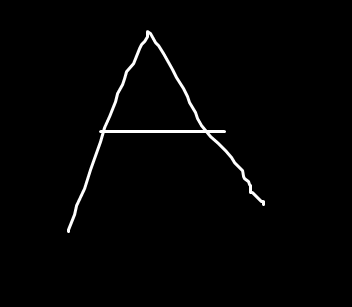
#> input picture test_images/A1.png, 352 x 307 px
$ python application.py
#> lines starting #> are read from the running program, lines starting #| are printed output that depends on the picture
#> (reads weights.npy from the repository)
#> (reads biases.npy from the repository)
#> the answer given: test_images/A1.png
from scipy import misc
# from PIL import Image
import numpy as np
import os
import cv2

def modify_image (src):
#> called with src = 'test_images/A1.png'
    def Dilation (image):
	    kernel = np.ones((3,3), np.uint8)
	    new_img = cv2.dilate(image, kernel, iterations=1)
	    return new_img

    def Erosion (image):
        kernel = np.ones((3,3), np.uint8)
        new_img = cv2.erode(image, kernel, iterations=1)
        return new_img
    img = cv2.imread(src)
#> img is the input picture: shape (307, 352, 3); min 0, max 255, mean 3.9
    cv2.imshow('sample image',img)
    cv2.waitKey(0)
    gray = cv2.imread(src, 0)
#> gray: shape (307, 352); min 0, max 255, mean 3.9
    #gray = cv2.cvtColor(gray, cv2.COLOR_BGR2GRAY)
    # image = Image.open(src)
    # gray = image.convert('L')
    height, width = gray.shape
#> height = 307; width = 352
    # height, width = gray.size
    flag = True
    h1, w1 = gray.shape
#> h1 = 307; w1 = 352
    if h1 <= w1 :
        w1 = h1
#> w1 = 307
    elif w1 <= h1 :
        h1 = w1
    gray = cv2.resize(gray, (h1,w1))
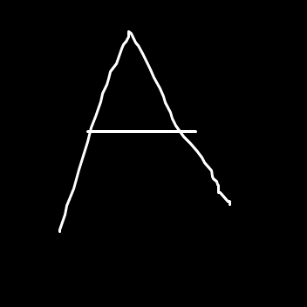
#> gray: shape (307, 307); min 0, max 255, mean 3.9
    # cv2.imshow('image', gray)
    # cv2.waitKey(0)
    while height >= 34 and width >= 34:
        gray = cv2.resize(gray, None, fx = 0.5, fy = 0.5, interpolation = cv2.INTER_LANCZOS4)
        height, width = gray.shape
        # [5 lines of commented-out code are left out]
        if flag:
            gray = Dilation(gray)
            flag = False
        else:
            flag = True
#> this loop made 4 passes
#> pass 1, in Dilation, `new_img = cv2.dilate(image, kernel, iterations=1)`:
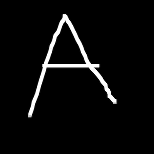
#> new_img: shape (154, 154); min 0, max 255, mean 10.8
#> pass 2, in modify_image, `gray = cv2.resize(gray, None, fx = 0.5, fy = 0.5, interpolation = cv2...`:
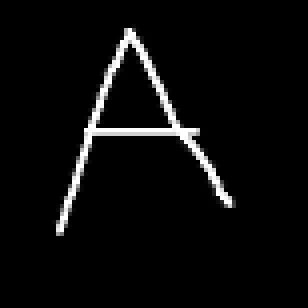
#> gray: shape (77, 77) (shown 4 times larger); min 0, max 255, mean 10.8
#> pass 3, in modify_image, `gray = cv2.resize(gray, None, fx = 0.5, fy = 0.5, interpolation = cv2...`:
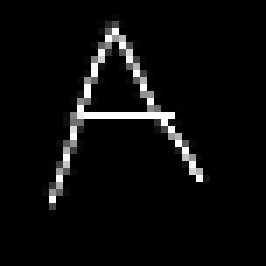
#> gray: shape (38, 38) (shown 7 times larger); min 0, max 255, mean 11.4
    gray = cv2.resize(gray, (17,17))
    # gray.thumbnail((17,17))
    gray = gray / 255
    # gray[gray > 0 ] = 1
    gray.resize((gray.size,1))
    # print(gray.shape)
    return gray

class FullyConnect:
    def __init__(self, l_x, l_y):  # 两个参数分别为输入层的长度和输出层的长度
        self.weights = np.random.randn(l_y, l_x) / np.sqrt(l_x)  # 使用随机数初始化参数，请暂时忽略这里为什么多了np.sqrt(l_x)
        self.bias = np.random.randn(l_y, 1)  # 使用随机数初始化参数
        # self.lr = 0  # 先将学习速率初始化为0，最后统一设置学习速率

    def parameters_load (self, weights, bias):
        self.weights = weights
        self.bias = bias

    def forward(self, x):
        self.x = x  # 把中间结果保存下来
        self.y = np.array([np.dot(self.weights, xx) + self.bias for xx in x])  # 计算全连接层的输出
        return self.y  # 将这一层计算的结果向前传递


class Sigmoid:
    def __init__(self):  # 无参数，不需初始化
        pass

    def sigmoid(self, x):
        return 1 / (1 + np.exp(-x))

    def forward(self, x):
        self.x = x
        self.y = self.sigmoid(x)
        return self.y


def main():
    print ("loading...")
    inner_layers = []
    inner_layers.append(FullyConnect(17 * 17, 26))
    inner_layers[0].parameters_load(np.load('weights.npy', allow_pickle=True), np.load('biases.npy', allow_pickle=True))
    inner_layers.append(Sigmoid())
    print ("tranning completed")

    while True:
        print ("PATH of image name: ")
        path = input()
        if (path == "exit"):
            break

        process = modify_image(path)
#> process = 289 values, max 0.996 at index 124, min 0 at index 0, mean 0.149
        x = []
        # 26 letters, make 26 times
        for i in range (1, 26):
            x.append(process)
#> after the loop, x = 25 items
        for layer in inner_layers:
            x = layer.forward(x)
#> this loop made 2 passes
#> pass 1, in forward, `self.y = np.array([np.dot(self.weights, xx) + self.bias for xx in x])`:
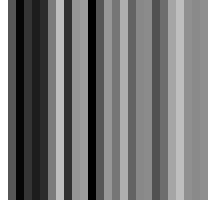
#> self.y: shape (25, 26, 1) float64 (shown 8 times larger); min -19.71, max 5.04, mean -8.45; drawn with min black and max white
#> pass 2, in forward, `self.y = self.sigmoid(x)`:
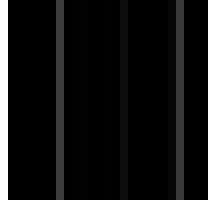
#> self.y: shape (25, 26, 1) float64 (shown 8 times larger); min 2.75e-09, max 0.994, mean 0.0602

        # print(inner_layers[1].y)
        # print(np.argmax(inner_layers[1].y))


        # ASCII, plus 65 get English letters
        print(chr(np.argmax(inner_layers[1].y) + 65))
#> pass 2 of the loop in main, `while True:`:
#> the answer given: test_images/A2.png
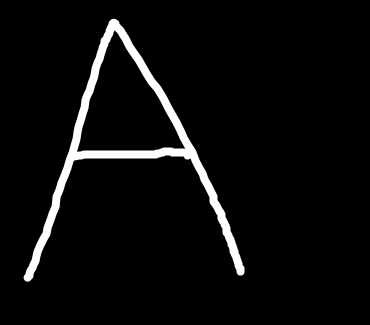
#> input picture test_images/A2.png, 370 x 325 px
#> in modify_image, img is the input picture: shape (325, 370, 3); min 0, max 255, mean 11.5
#> after the loop in modify_image (call 2), `while height >= 34 and width >= 34:`:
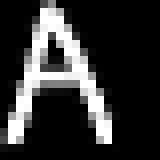
#> gray: shape (20, 20) (shown 8 times larger); min 0, max 255, mean 50.6
#> process = 289 values, max 1 at index 222, min 0 at index 0, mean 0.196
#> the loop in main, `for layer in inner_layers:` made 2 passes
#> pass 2, in forward (call 2), `self.y = self.sigmoid(x)`:
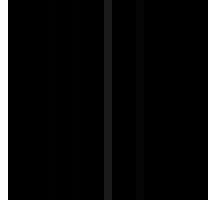
#> self.y: shape (25, 26, 1) float64 (shown 8 times larger); min 8.79e-11, max 0.996, mean 0.0437


if __name__ == '__main__':
#> (the run stopped early here; a loop or call above may not have finished)
